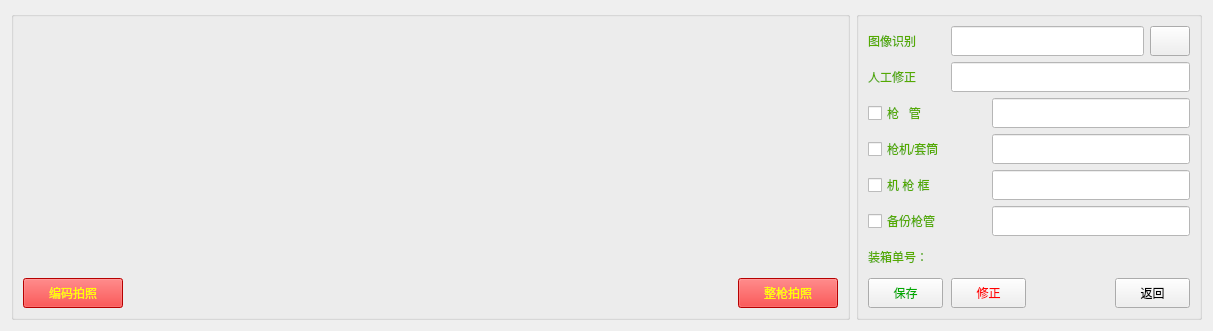
     <widget class="QWidget" name="tab">
      <attribute name="title">
       <string>拍照-检视</string>
      </attribute>
      <layout class="QGridLayout" name="gridLayout_8">
       <item row="0" column="0">
        <widget class="QGroupBox" name="groupBox">
         <property name="title">
          <string/>
         </property>
         <layout class="QGridLayout" name="gridLayout_6">
          <item row="0" column="2" colspan="2">
           <widget class="MyLabel" name="label_Image2">
            <property name="styleSheet">
             <string notr="true">background-image: url(:/SysMainWindow/Resources/background.png);</string>
            </property>
            <property name="text">
             <string/>
            </property>
           </widget>
          </item>
          <item row="1" column="0">
           <widget class="QPushButton" name="pushButton_CodeGrab">
            <property name="minimumSize">
             <size>
              <width>100</width>
              <height>30</height>
             </size>
            </property>
            <property name="maximumSize">
             <size>
              <width>100</width>
              <height>30</height>
             </size>
            </property>
            <property name="styleSheet">
             <string notr="true">font: 75 15pt &quot;微软雅黑&quot;;
color: rgb(255, 255, 0);
background-color: rgb(255, 0, 0);
</string>
            </property>
            <property name="text">
             <string>编码拍照</string>
            </property>
            <property name="flat">
             <bool>false</bool>
            </property>
           </widget>
          </item>
          <item row="0" column="0" colspan="2">
           <widget class="MyLabel" name="label_Image1">
            <property name="styleSheet">
             <string notr="true">background-image: url(:/SysMainWindow/Resources/background.png);</string>
            </property>
            <property name="text">
             <string/>
            </property>
           </widget>
          </item>
          <item row="1" column="1" colspan="2">
           <spacer name="horizontalSpacer_3">
            <property name="orientation">
             <enum>Qt::Horizontal</enum>
            </property>
            <property name="sizeHint" stdset="0">
             <size>
              <width>603</width>
              <height>20</height>
             </size>
            </property>
           </spacer>
          </item>
          <item row="1" column="3">
           <widget class="QPushButton" name="pushButton_GunGrab">
            <property name="minimumSize">
             <size>
              <width>100</width>
              <height>30</height>
             </size>
            </property>
            <property name="maximumSize">
             <size>
              <width>100</width>
              <height>30</height>
             </size>
            </property>
            <property name="styleSheet">
             <string notr="true">font: 75 15pt &quot;微软雅黑&quot;;
color: rgb(255, 255, 0);
background-color: rgb(255, 0, 0);
</string>
            </property>
            <property name="text">
             <string>整枪拍照</string>
            </property>
            <property name="flat">
             <bool>false</bool>
            </property>
           </widget>
          </item>
         </layout>
        </widget>
       </item>
       <item row="0" column="1">
        <widget class="QGroupBox" name="groupBox_2">
         <property name="minimumSize">
          <size>
           <width>346</width>
           <height>0</height>
          </size>
         </property>
         <property name="maximumSize">
          <size>
           <width>346</width>
           <height>16777215</height>
          </size>
         </property>
         <property name="title">
          <string/>
         </property>
         <layout class="QGridLayout" name="gridLayout_7">
          <item row="0" column="0">
           <widget class="QLabel" name="label_26">
            <property name="minimumSize">
             <size>
              <width>80</width>
              <height>30</height>
             </size>
            </property>
            <property name="maximumSize">
             <size>
              <width>80</width>
              <height>30</height>
             </size>
            </property>
            <property name="styleSheet">
             <string notr="true">font: 75 14pt &quot;微软雅黑&quot;;
color: rgb(85, 170, 0);</string>
            </property>
            <property name="text">
             <string>图像识别</string>
            </property>
           </widget>
          </item>
          <item row="0" column="1" colspan="4">
           <widget class="QLineEdit" name="lineEdit_Ocr">
            <property name="minimumSize">
             <size>
              <width>150</width>
              <height>30</height>
             </size>
            </property>
            <property name="maximumSize">
             <size>
              <width>500</width>
              <height>30</height>
             </size>
            </property>
            <property name="styleSheet">
             <string notr="true">background-color: rgb(255, 255, 255);
font: 14pt &quot;微软雅黑&quot;;</string>
            </property>
            <property name="readOnly">
             <bool>true</bool>
            </property>
            <property name="placeholderText">
             <string/>
            </property>
           </widget>
          </item>
          <item row="0" column="5">
           <widget class="QPushButton" name="pushButton_Speaker">
            <property name="minimumSize">
             <size>
              <width>30</width>
              <height>30</height>
             </size>
            </property>
            <property name="styleSheet">
             <string notr="true">image: url(:/SysMainWindow/Resources/speaker.png);</string>
            </property>
            <property name="text">
             <string/>
            </property>
           </widget>
          </item>
          <item row="1" column="0">
           <widget class="QLabel" name="label_27">
            <property name="minimumSize">
             <size>
              <width>80</width>
              <height>30</height>
             </size>
            </property>
            <property name="maximumSize">
             <size>
              <width>80</width>
              <height>30</height>
             </size>
            </property>
            <property name="styleSheet">
             <string notr="true">font: 75 14pt &quot;微软雅黑&quot;;
color: rgb(85, 170, 0);</string>
            </property>
            <property name="text">
             <string>人工修正</string>
            </property>
           </widget>
          </item>
          <item row="1" column="1" colspan="5">
           <widget class="QLineEdit" name="lineEdit_XiuZheng">
            <property name="minimumSize">
             <size>
              <width>150</width>
              <height>30</height>
             </size>
            </property>
            <property name="maximumSize">
             <size>
              <width>500</width>
              <height>30</height>
             </size>
            </property>
            <property name="styleSheet">
             <string notr="true">background-color: rgb(255, 255, 255);
font: 14pt &quot;微软雅黑&quot;;</string>
            </property>
            <property name="placeholderText">
             <string/>
            </property>
           </widget>
          </item>
          <item row="2" column="0">
           <widget class="QCheckBox" name="checkBox_QiangGuan">
            <property name="styleSheet">
             <string notr="true">font: 75 14pt &quot;微软雅黑&quot;;
color: rgb(85, 170, 0);</string>
            </property>
            <property name="text">
             <string>枪   管</string>
            </property>
           </widget>
          </item>
          <item row="2" column="2" colspan="4">
           <widget class="QLineEdit" name="lineEdit_QiangGuan">
            <property name="minimumSize">
             <size>
              <width>150</width>
              <height>30</height>
             </size>
            </property>
            <property name="maximumSize">
             <size>
              <width>500</width>
              <height>30</height>
             </size>
            </property>
            <property name="styleSheet">
             <string notr="true">background-color: rgb(255, 255, 255);
font: 14pt &quot;微软雅黑&quot;;</string>
            </property>
            <property name="placeholderText">
             <string/>
            </property>
           </widget>
          </item>
          <item row="3" column="0" colspan="2">
           <widget class="QCheckBox" name="checkBox_QiangJi">
            <property name="styleSheet">
             <string notr="true">font: 75 14pt &quot;微软雅黑&quot;;
color: rgb(85, 170, 0);</string>
            </property>
            <property name="text">
             <string>枪机/套筒</string>
            </property>
           </widget>
          </item>
          <item row="3" column="2" colspan="4">
           <widget class="QLineEdit" name="lineEdit_QiangJi">
            <property name="minimumSize">
             <size>
              <width>150</width>
              <height>30</height>
             </size>
            </property>
            <property name="maximumSize">
             <size>
              <width>500</width>
              <height>30</height>
             </size>
            </property>
            <property name="styleSheet">
             <string notr="true">background-color: rgb(255, 255, 255);
font: 14pt &quot;微软雅黑&quot;;</string>
            </property>
            <property name="placeholderText">
             <string/>
            </property>
           </widget>
          </item>
          <item row="4" column="0" colspan="2">
           <widget class="QCheckBox" name="checkBox_QiangKuang">
            <property name="styleSheet">
             <string notr="true">font: 75 14pt &quot;微软雅黑&quot;;
color: rgb(85, 170, 0);</string>
            </property>
            <property name="text">
             <string>机 枪 框</string>
            </property>
           </widget>
          </item>
          <item row="4" column="2" colspan="4">
           <widget class="QLineEdit" name="lineEdit_QiangKuang">
            <property name="minimumSize">
             <size>
              <width>150</width>
              <height>30</height>
             </size>
            </property>
            <property name="maximumSize">
             <size>
              <width>500</width>
              <height>30</height>
             </size>
            </property>
            <property name="styleSheet">
             <string notr="true">background-color: rgb(255, 255, 255);
font: 14pt &quot;微软雅黑&quot;;</string>
            </property>
            <property name="placeholderText">
             <string/>
            </property>
           </widget>
          </item>
          <item row="5" column="0" colspan="2">
           <widget class="QCheckBox" name="checkBox_BeiFen">
            <property name="styleSheet">
             <string notr="true">font: 75 14pt &quot;微软雅黑&quot;;
color: rgb(85, 170, 0);</string>
            </property>
            <property name="text">
             <string>备份枪管</string>
            </property>
           </widget>
          </item>
          <item row="5" column="2" colspan="4">
           <widget class="QLineEdit" name="lineEdit_BeiFen">
            <property name="minimumSize">
             <size>
              <width>150</width>
              <height>30</height>
             </size>
            </property>
            <property name="maximumSize">
             <size>
              <width>500</width>
              <height>30</height>
             </size>
            </property>
            <property name="styleSheet">
             <string notr="true">background-color: rgb(255, 255, 255);
font: 14pt &quot;微软雅黑&quot;;</string>
            </property>
            <property name="placeholderText">
             <string/>
            </property>
           </widget>
          </item>
          <item row="6" column="0" colspan="2">
           <widget class="QLabel" name="label_28">
            <property name="minimumSize">
             <size>
              <width>80</width>
              <height>30</height>
             </size>
            </property>
            <property name="maximumSize">
             <size>
              <width>100</width>
              <height>30</height>
             </size>
            </property>
            <property name="styleSheet">
             <string notr="true">font: 75 14pt &quot;微软雅黑&quot;;
color: rgb(85, 170, 0);</string>
            </property>
            <property name="text">
             <string>装箱单号：</string>
            </property>
           </widget>
          </item>
          <item row="6" column="2" colspan="2">
           <widget class="QLabel" name="label_DanHao">
            <property name="minimumSize">
             <size>
              <width>80</width>
              <height>30</height>
             </size>
            </property>
            <property name="maximumSize">
             <size>
              <width>200</width>
              <height>30</height>
             </size>
            </property>
            <property name="styleSheet">
             <string notr="true">font: 75 14pt &quot;微软雅黑&quot;;
color: rgb(0, 0, 0);</string>
            </property>
            <property name="text">
             <string/>
            </property>
           </widget>
          </item>
          <item row="7" column="0">
           <widget class="QPushButton" name="pushButton_Save">
            <property name="minimumSize">
             <size>
              <width>75</width>
              <height>30</height>
             </size>
            </property>
            <property name="maximumSize">
             <size>
              <width>75</width>
              <height>30</height>
             </size>
            </property>
            <property name="styleSheet">
             <string notr="true">font: 75 15pt &quot;微软雅黑&quot;;
color: rgb(0, 170, 0);</string>
            </property>
            <property name="text">
             <string>保存</string>
            </property>
           </widget>
          </item>
          <item row="7" column="1" colspan="2">
           <widget class="QPushButton" name="pushButton_Modify">
            <property name="minimumSize">
             <size>
              <width>75</width>
              <height>30</height>
             </size>
            </property>
            <property name="maximumSize">
             <size>
              <width>75</width>
              <height>30</height>
             </size>
            </property>
            <property name="styleSheet">
             <string notr="true">font: 75 15pt &quot;微软雅黑&quot;;
color: rgb(255, 0, 0);</string>
            </property>
            <property name="text">
             <string>修正</string>
            </property>
           </widget>
          </item>
          <item row="7" column="3">
           <spacer name="horizontalSpacer_2">
            <property name="orientation">
             <enum>Qt::Horizontal</enum>
            </property>
            <property name="sizeHint" stdset="0">
             <size>
              <width>76</width>
              <height>20</height>
             </size>
            </property>
           </spacer>
          </item>
          <item row="7" column="4" colspan="2">
           <widget class="QPushButton" name="pushButton_26">
            <property name="minimumSize">
             <size>
              <width>75</width>
              <height>30</height>
             </size>
            </property>
            <property name="maximumSize">
             <size>
              <width>75</width>
              <height>30</height>
             </size>
            </property>
            <property name="styleSheet">
             <string notr="true">font: 75 15pt &quot;微软雅黑&quot;;</string>
            </property>
            <property name="text">
             <string>返回</string>
            </property>
           </widget>
          </item>
         </layout>
        </widget>
       </item>
      </layout>
     </widget>
